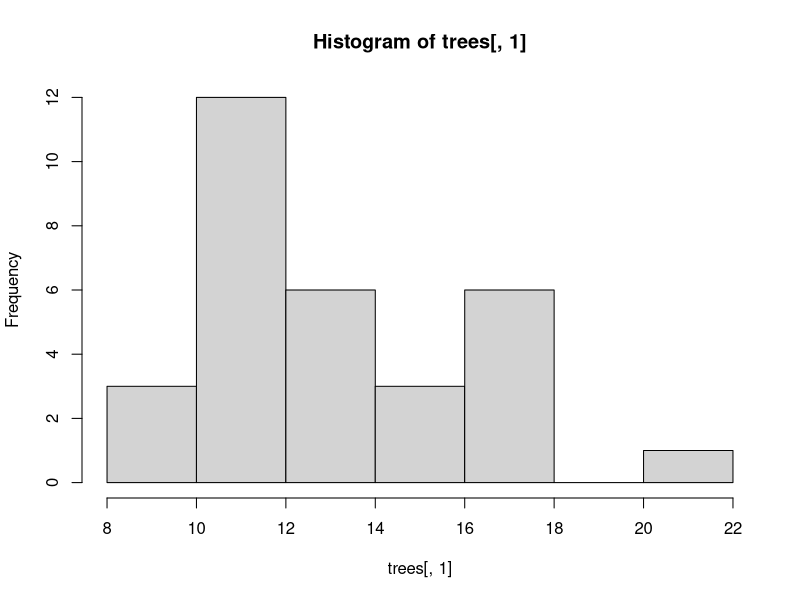
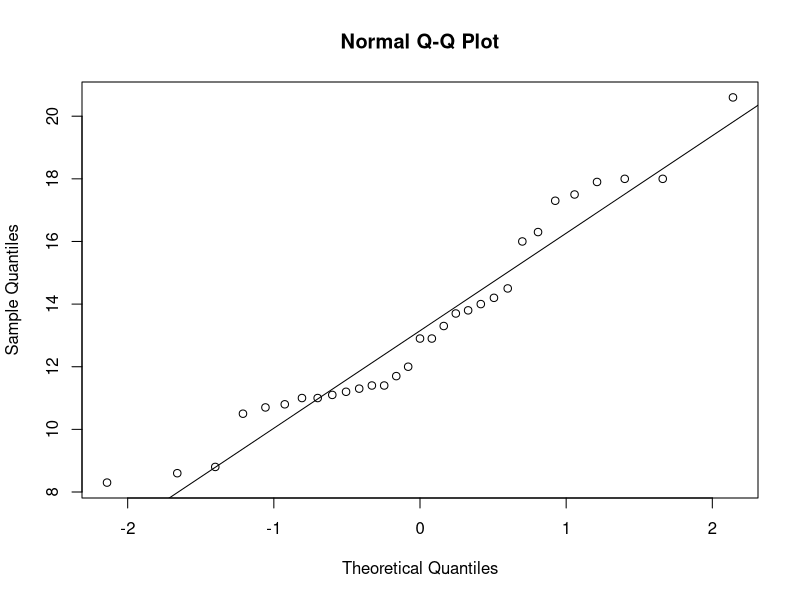
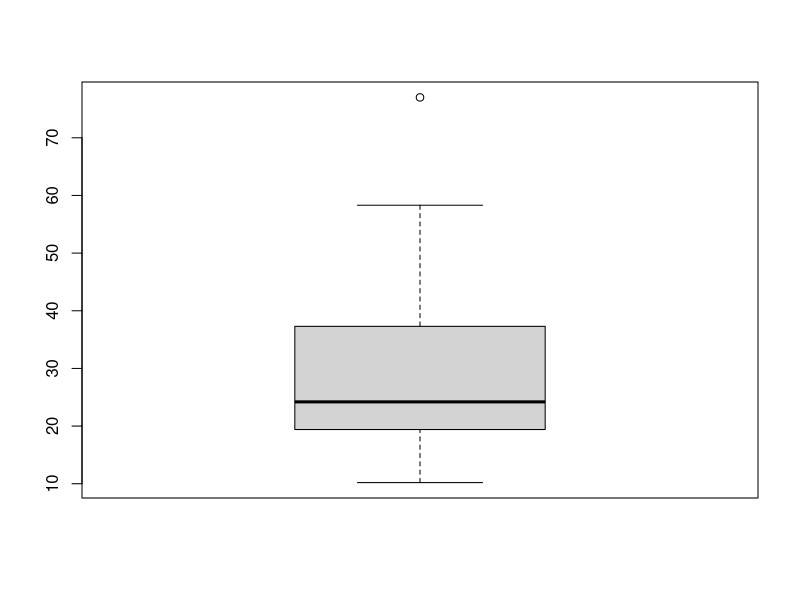

Generate these figures, in order, with R:
## ---- chunk 1
# Load data
data(trees)

# Histograms
hist(trees[,1])

## ---- chunk 2

# QQ plots
qqnorm(trees[,1])
qqline(trees[,1])

# Shapiro-Wilk test
shapiro.test(trees[,1])

# Box plot
boxplot(trees[,3])
## ---- chunk 3
# 95% confidence interval
qnorm(0.025, mean=15, sd=4/sqrt(80))
qnorm(0.975, mean=15, sd=4/sqrt(80))
## ---- chunk 4
# 95% confidence interval
mean_weight <- 42
sd_weight <- 18
n <- 20
error <- qnorm(0.975) * (sd_weight / sqrt(n))
ci_lower <- mean_weight - error
ci_upper <- mean_weight + error
ci_lower
ci_upper
## ---- chunk 5
x <- c(498.38, 489.31, 505.5, 495.24, 490.17, 483.2, 488.47, 497.71, 503.41, 482.25, 488.14, 492.22, 483.96, 473.93, 463.4, 493.65, 499.48, 496.05, 494.54, 508.58, 488.42, 463.68, 492.46, 489.45, 491.57, 489.33)
mean(x)
sd(x)
## ---- chunk 6
x2 <- c(238, 474, 359, 256, 481, 323, 151, 340, 284, 417, 424, 309, 139, 237, 269, 46, 350, 408, 223, 408, 286, 224, 238, 119, 343)
mean(x2) + qnorm(0.975) * (sd(x2)/sqrt(25))
mean(x2) - qnorm(0.975) * (sd(x2)/sqrt(25))
## ---- chunk 7
sd_eggs <- 8
z_alpha <- qnorm(0.99)
epsilon <- 2
n <- (z_alpha * sd_eggs / epsilon)^2
n
